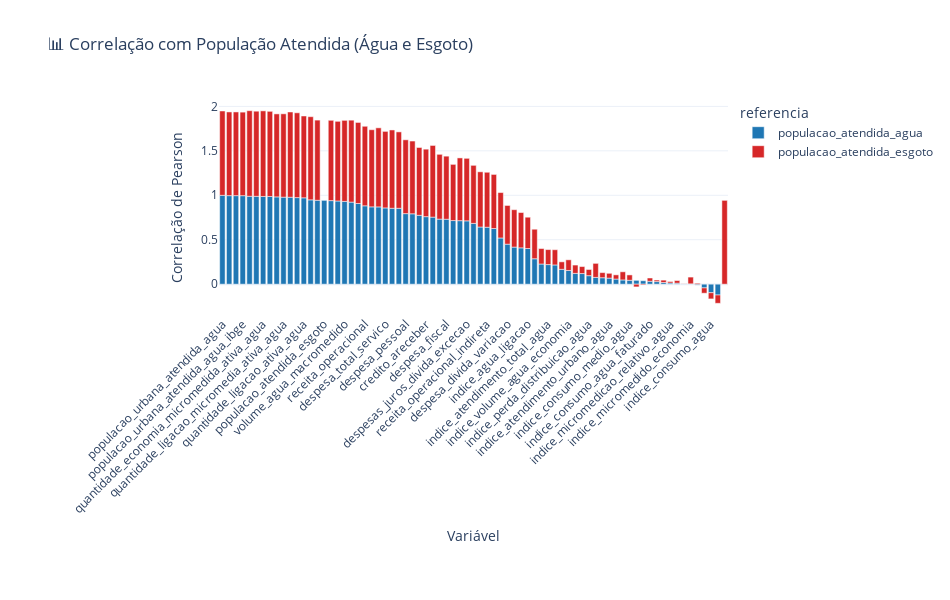

This figure's notebook cell:
### Code cell
# ---- 1️⃣ Selecionar apenas variáveis numéricas ----
dados_corr = dados_limpo.drop(columns=["sigla_uf", "ano", "id_municipio"], errors="ignore")
dados_num = dados_corr.select_dtypes(include=["float64", "int64"])

# ---- 2️⃣ Variáveis de interesse ----
vars_interesse = ["populacao_atendida_agua", "populacao_atendida_esgoto"]
vars_existentes = [v for v in vars_interesse if v in dados_num.columns]

if not vars_existentes:
    raise ValueError(f"Nenhuma das variáveis {vars_interesse} foi encontrada em dados_limpo.")

# ---- 3️⃣ Calcular correlação com cada variável de interesse ----
corr_df = pd.DataFrame()
for var in vars_existentes:
    corrs = dados_num.corrwith(dados_num[var]).sort_values(ascending=False).reset_index()
    corrs.columns = ["variavel", "correlacao"]
    corrs["referencia"] = var
    corr_df = pd.concat([corr_df, corrs], ignore_index=True)

# ---- 4️⃣ Remover autocorrelação ----
corr_df = corr_df[corr_df["variavel"] != corr_df["referencia"]]

# ---- 5️⃣ Ordenar para visualização ----
corr_df = corr_df.sort_values(by="correlacao", ascending=False)

# ---- 6️⃣ Gráfico interativo ----
fig = px.bar(
    corr_df,
    x="variavel",
    y="correlacao",
    color="referencia",
    color_discrete_map={
        "populacao_atendida_agua": "#1f77b4",
        "populacao_atendida_esgoto": "#d62728"
    },
    title="📊 Correlação com População Atendida (Água e Esgoto)",
    hover_data={"correlacao": ":.2f"},
)
fig.update_layout(
    xaxis_title="Variável",
    yaxis_title="Correlação de Pearson",
    xaxis_tickangle=-45,
    width=950,
    height=600,
    template="plotly_white",
)
fig.show()

### Figure 1 — Plotly figure (JSON) as saved in the notebook; plotly's stock layout.template omitted (floating-point values rounded to 4 significant figures)
{"data": [{"alignmentgroup": "True", "hovertemplate": "referencia=populacao_atendida_agua<br>variavel=%{x}<br>correlacao=%{y:.2f}<extra></extra>", "legendgroup": "populacao_atendida_agua", "marker": {"color": "#1f77b4", "pattern": {"shape": ""}}, "name": "populacao_atendida_agua", "offsetgroup": "populacao_atendida_agua", "orientation": "v", "showlegend": true, "textposition": "auto", "type": "bar", "x": ["populacao_urbana_atendida_agua", "populacao_urbana", "populacao_urbana_residente_agua", "populacao_urbana_atendida_agua_ibge", "quantidade_economia_residencial_micromedida_ativa_agua", "quantidade_economia_residencial_ativa_agua", "quantidade_economia_micromedida_ativa_agua", "quantidade_economia_ativa_agua", "quantidade_ligacao_total_agua", "quantidade_ligacao_micromedia_ativa_agua", "volume_agua_micromedido_economia_ativa", "volume_agua_micromedido", "quantidade_ligacao_ativa_agua", "volume_agua_faturado", "volume_agua_produzido", "populacao_atendida_esgoto", "volume_agua_fluoretada", "volume_agua_tratada_eta", "volume_agua_macromedido", "volume_agua_consumido", "quantidade_empregado", "receita_operacional", "receita_operacional_direta_agua", "receita_operacional_direta", "despesa_total_servico", "arrecadacao_total", "despesa_exploracao", "despesa_pessoal", "despesa_energia", "investimento_total_prestador", "credito_areceber", "despesa_produto_quimico", "despesa_servico_terceiro", "despesa_fiscal", "despesa_exploracao_outro", "despesas_juros_divida", "despesas_juros_divida_excecao", "despesa_ativo", "investimento_esgoto_prestador", "receita_operacional_indireta", "investimento_agua_prestador", "volume_servico_agua", "despesa_divida_variacao", "despesa_servico_outro", "volume_agua_tratada_importado", "indice_agua_ligacao", "volume_agua_tratada_exportado", "indice_perda_ligacao_agua", "indice_atendimento_total_agua", "receita_operacional_direta_agua_exportada", "volume_agua_tratada_desinfeccao", "indice_volume_agua_economia", "indice_perda_faturamento", "extensao_rede_agua", "indice_perda_distribuicao_agua", "indice_perda_linear_agua", "indice_extensao_agua_ligacao", "indice_atendimento_urbano_agua", "indice_macromedicao", "indice_consumo_agua_per_capita", "indice_consumo_medio_agua", "indice_participacao_economia_agua", "despesa_agua_importada", "indice_consumo_agua_faturado", "indice_fluoretacao_agua", "volume_agua_bruta_exportado", "indice_micromedicao_relativo_agua", "indice_hidrometracao", "quantidade_sede_municipal_agua", "indice_micromedido_economia", "quantidade_localidade_agua", "indice_macromedicao_volume_disponibilizado", "indice_consumo_agua", "indice_faturamento_agua"], "xaxis": "x", "y": [0.9996, 0.996, 0.996, 0.9958, 0.9888, 0.9886, 0.9868, 0.9867, 0.982, 0.979, 0.9782, 0.974, 0.9717, 0.9488, 0.9442, 0.9431, 0.9401, 0.9359, 0.9313, 0.9231, 0.9075, 0.8816, 0.87, 0.8694, 0.858, 0.8541, 0.854, 0.7939, 0.7918, 0.775, 0.7597, 0.7544, 0.7322, 0.7309, 0.7156, 0.7145, 0.7127, 0.6841, 0.6433, 0.6407, 0.6262, 0.5199, 0.4502, 0.4173, 0.4089, 0.4013, 0.2861, 0.227, 0.2205, 0.2163, 0.1674, 0.1542, 0.1219, 0.1195, 0.09567, 0.07625, 0.07269, 0.0682, 0.05768, 0.04783, 0.04425, 0.04321, 0.03892, 0.03282, 0.02927, 0.01869, 0.01359, 0.01155, 0.004153, 0.004072, -0.01057, -0.04189, -0.09575, -0.1219], "yaxis": "y"}, {"alignmentgroup": "True", "hovertemplate": "referencia=populacao_atendida_esgoto<br>variavel=%{x}<br>correlacao=%{y:.2f}<extra></extra>", "legendgroup": "populacao_atendida_esgoto", "marker": {"color": "#d62728", "pattern": {"shape": ""}}, "name": "populacao_atendida_esgoto", "offsetgroup": "populacao_atendida_esgoto", "orientation": "v", "showlegend": true, "textposition": "auto", "type": "bar", "x": ["quantidade_economia_micromedida_ativa_agua", "quantidade_economia_residencial_micromedida_ativa_agua", "volume_agua_micromedido_economia_ativa", "quantidade_economia_ativa_agua", "quantidade_economia_residencial_ativa_agua", "volume_agua_micromedido", "populacao_urbana_atendida_agua", "populacao_atendida_agua", "populacao_urbana_residente_agua", "populacao_urbana", "populacao_urbana_atendida_agua_ibge", "quantidade_ligacao_micromedia_ativa_agua", "volume_agua_faturado", "quantidade_ligacao_total_agua", "volume_agua_consumido", "quantidade_ligacao_ativa_agua", "quantidade_empregado", "volume_agua_macromedido", "volume_agua_fluoretada", "volume_agua_produzido", "volume_agua_tratada_eta", "receita_operacional", "receita_operacional_direta", "arrecadacao_total", "receita_operacional_direta_agua", "despesa_total_servico", "despesa_exploracao", "despesa_pessoal", "despesa_energia", "despesa_produto_quimico", "investimento_total_prestador", "credito_areceber", "despesa_servico_terceiro", "despesa_fiscal", "despesas_juros_divida", "despesas_juros_divida_excecao", "despesa_ativo", "despesa_exploracao_outro", "investimento_esgoto_prestador", "receita_operacional_indireta", "investimento_agua_prestador", "volume_servico_agua", "despesa_divida_variacao", "despesa_servico_outro", "volume_agua_tratada_importado", "indice_agua_ligacao", "volume_agua_tratada_exportado", "indice_perda_ligacao_agua", "receita_operacional_direta_agua_exportada", "indice_atendimento_total_agua", "indice_perda_linear_agua", "indice_volume_agua_economia", "indice_perda_faturamento", "indice_consumo_agua_per_capita", "volume_agua_tratada_desinfeccao", "extensao_rede_agua", "indice_micromedido_economia", "indice_perda_distribuicao_agua", "indice_consumo_medio_agua", "indice_extensao_agua_ligacao", "indice_atendimento_urbano_agua", "indice_macromedicao", "indice_consumo_agua_faturado", "indice_hidrometracao", "volume_agua_bruta_exportado", "indice_fluoretacao_agua", "indice_micromedicao_relativo_agua", "quantidade_localidade_agua", "quantidade_sede_municipal_agua", "despesa_agua_importada", "indice_participacao_economia_agua", "indice_macromedicao_volume_disponibilizado", "indice_consumo_agua", "indice_faturamento_agua"], "xaxis": "x", "y": [0.9628, 0.9627, 0.9588, 0.9577, 0.9574, 0.9539, 0.9487, 0.9431, 0.9414, 0.9414, 0.9395, 0.9375, 0.9354, 0.9336, 0.9218, 0.9205, 0.9118, 0.9117, 0.9034, 0.9016, 0.8961, 0.8948, 0.8894, 0.8808, 0.8675, 0.8608, 0.8593, 0.8303, 0.8185, 0.8062, 0.7628, 0.7591, 0.7286, 0.7093, 0.7058, 0.7031, 0.6527, 0.6321, 0.6208, 0.6182, 0.6084, 0.5108, 0.4354, 0.4205, 0.3972, 0.3521, 0.332, 0.1738, 0.1713, 0.1686, 0.158, 0.12, 0.09318, 0.09149, 0.08399, 0.07868, 0.07565, 0.06966, 0.06001, 0.05747, 0.05411, 0.04728, 0.0366, 0.02931, 0.02703, 0.01708, 0.01645, 0.01051, 0.003098, -0.008953, -0.03065, -0.05972, -0.06991, -0.09318], "yaxis": "y"}], "layout": {"barmode": "relative", "height": 600, "legend": {"title": {"text": "referencia"}, "tracegroupgap": 0}, "title": {"text": "📊 Correlação com População Atendida (Água e Esgoto)"}, "width": 950, "xaxis": {"anchor": "y", "autorange": true, "domain": [0, 1], "range": [-0.5, 74.5], "tickangle": -45, "title": {"text": "Variável"}, "type": "category"}, "yaxis": {"anchor": "x", "autorange": true, "domain": [0, 1], "range": [-0.3354, 2.072], "title": {"text": "Correlação de Pearson"}, "type": "linear"}}}
